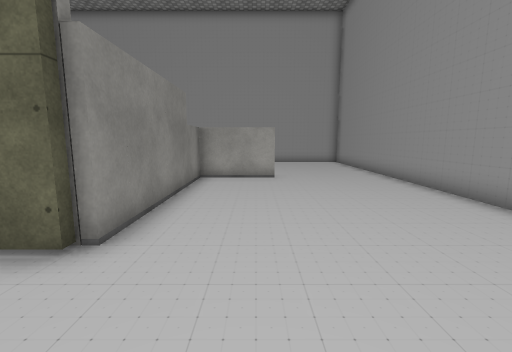
[1] (above)

16 first-person views from a walk through a 3-D level made in the Unity game engine. The camera is 1.5 m above the floor, tilts 8° down and sees 90° across. The floor is counted in squares, 1 m on a side. Each view is taken from the middle of a square. On the plan, view 1 faces up. The plan holds only what a view shows up to about 13 squares ahead; the rest is blank. Some surface patterns are stand-ins.

[2]
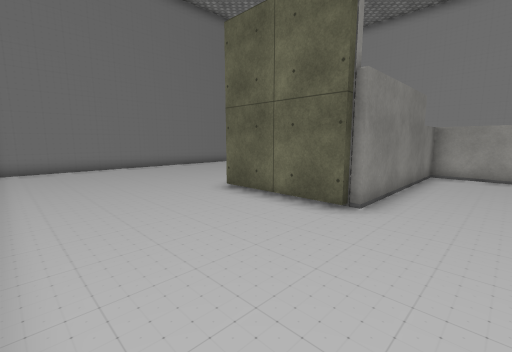

[3]
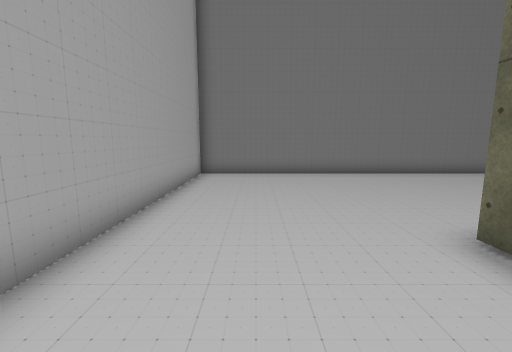

[4]
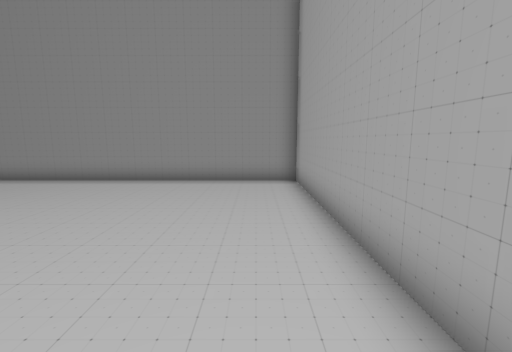

[5]
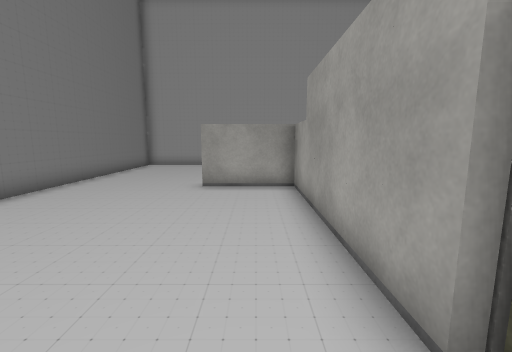

[6]
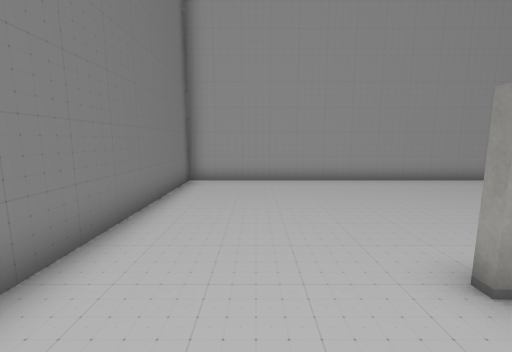

[7]
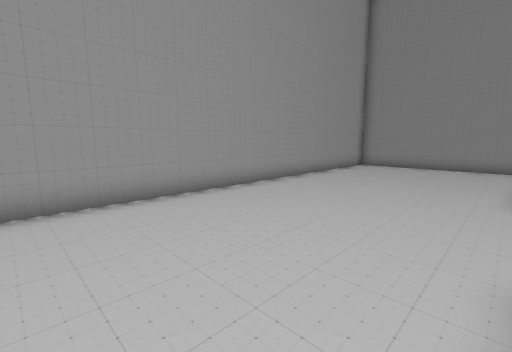

[8]
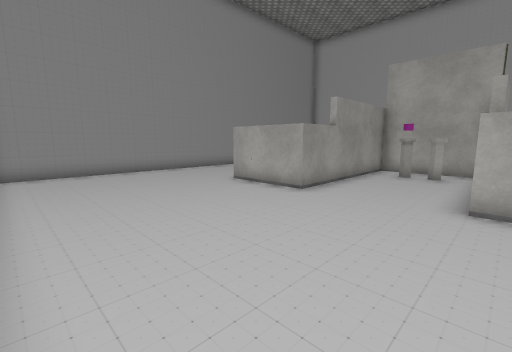

[9]
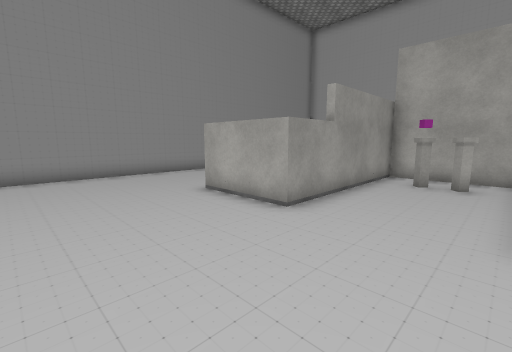

[10]
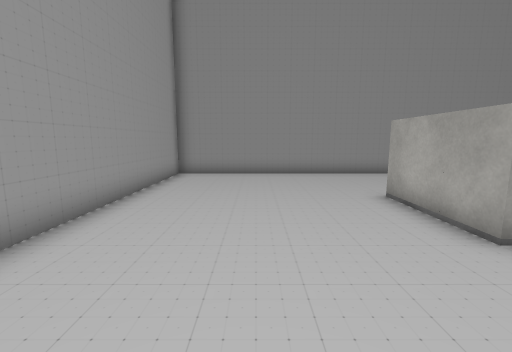

[11]
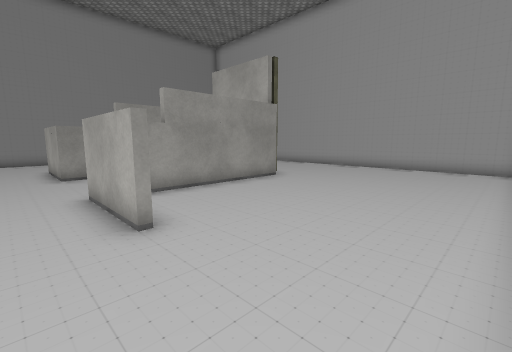

[12]
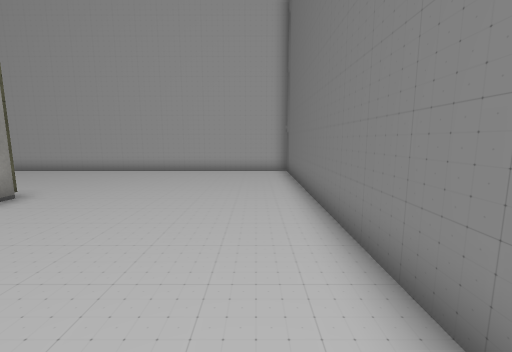

[13]
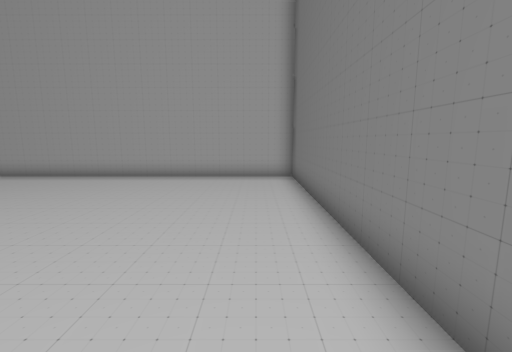

[14]
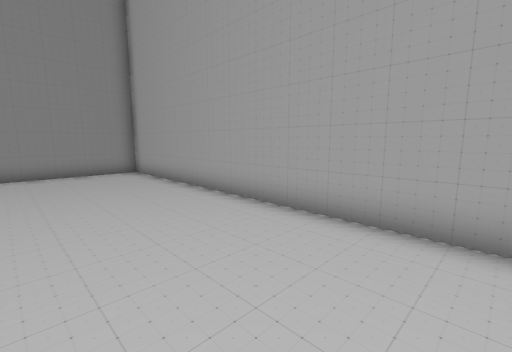

[15]
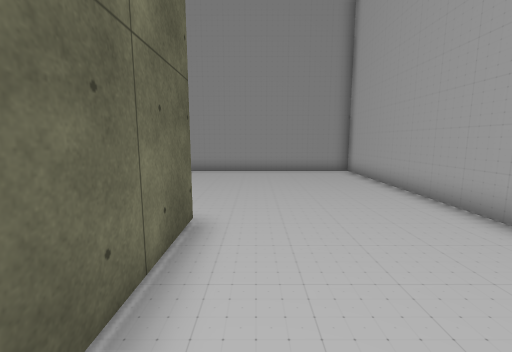

[16]
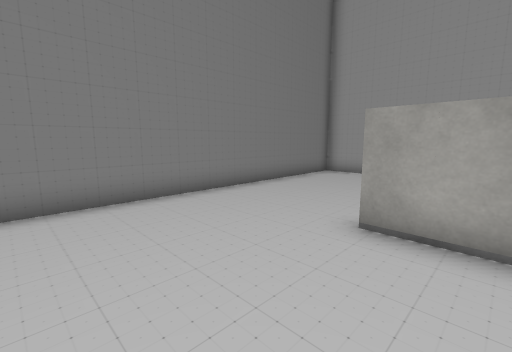

### Floor plan
Points are (right, up) in squares from view 1. A wall is a line through its corners. A room is listed if a view was taken in it or the views show most of it. See-through windows are left out.
Room 1 (views 1, 2, 3, 4, 5, 6, 7, 8, 9, 10, 11, 12, 13, 14, 15, 16)
walls: (-2.5, 10.5) (0.8, 10.5); (-6.1, 3.7) (-2.5, 3.7) (-2.5, 3.1) (-6.7, 3.1) (-6.7, 10.3) (-9.8, 10.3); (-2.5, 3.7) (-2.5, 10.5); (-6.5, 3.1) (-6.5, 3.5) (-6.8, 3.5); (-9.9, 10.5) (-6.5, 10.5); (0.8, 10.3) (-2.2, 10.3) (-2.2, 3.5) (-2.5, 3.5); (-14.5, 17.5) (-14.5, -2.5) (5.5, -2.5) (5.5, 17.5) (-14.5, 17.5)
objects: other object (-5, 5) to (-5, 6); other object (-4, 5) to (-4, 6)

Positions as (right, up) in squares from view 1, and headings:
1: (0, 0), facing up
2: (0, -2), facing up-left
3: (-3, 0), facing left
4: (-4, -1), facing right
5: (-8, 2), facing up
6: (-12, 8), facing up
7: (-10, 11), facing up-right
8: (-7, 17), facing down-right
9: (-6, 15), facing down-right
10: (-6, 14), facing right
11: (-14, 12), facing down-right
12: (-13, 10), facing down
13: (-13, 8), facing down
14: (-7, 2), facing down-right
15: (-7, 2), facing right
16: (-8, 6), facing up-left
